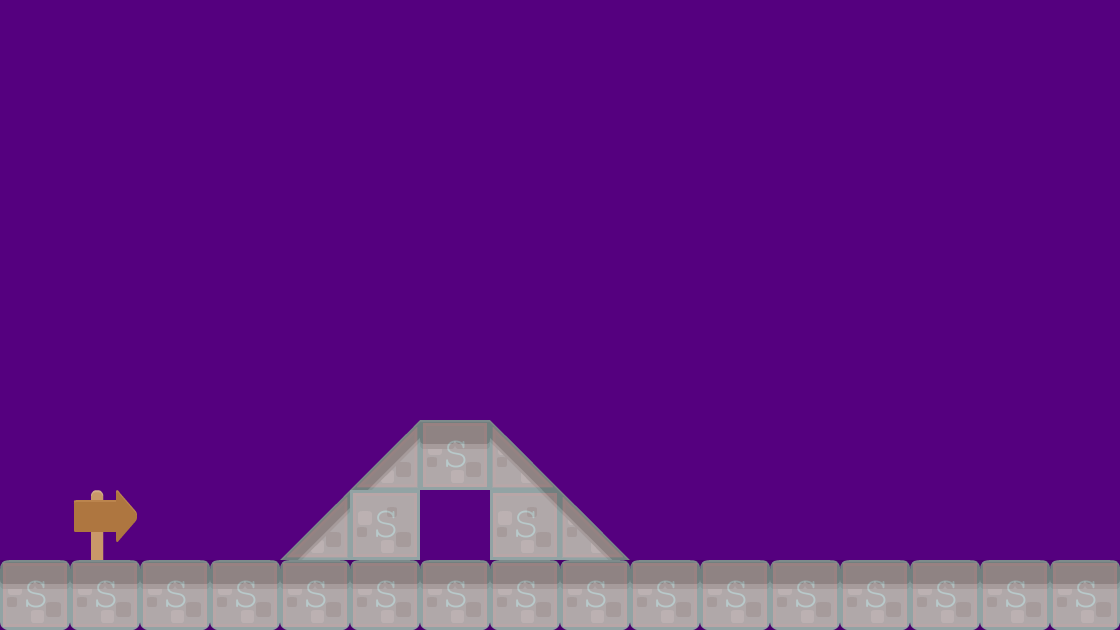

The image is a tile-based game level rendered from a .tmx file. Its description and source (layers, tilesets, objects; grid data summarised) follow:
An orthogonal 16x9 tile map with 70x70 px tiles, 2 tile layers (background, collision), 2 tilesets and 4 objects (3x BadGuy, Mushroom).

<map version="1.0" orientation="orthogonal" renderorder="right-down" width="16" height="9" tilewidth="70" tileheight="70" backgroundcolor="#55007f">
 <properties>
  <property name="type" value="solid" />
 </properties>
 <tileset firstgid="1" name="background-tiles" tilewidth="70" tileheight="70">
  <image source="../img/background-tiles.png" width="910" height="910" />
 </tileset>
 <tileset firstgid="170" name="meta-tiles" tilewidth="70" tileheight="70">
  <image source="../img/meta-tiles.png" width="350" height="70" />
  <tile id="1">
   <properties>
    <property name="type" value="lslope" />
   </properties>
  </tile>
  <tile id="3">
   <properties>
    <property name="type" value="rslope" />
   </properties>
  </tile>
 </tileset>
 <layer name="background" width="16" height="9">
  <data>[144 cells, 24 non-empty, 7 distinct tile ids]</data>
 </layer>
 <layer name="collision" width="16" height="9" opacity="0.15">
  <data>[144 cells, 23 non-empty, 3 distinct tile ids]</data>
 </layer>
 <objectgroup name="EnemyEntities">
  <object name="BadGuy" x="700" y="490" width="214" height="68" />
  <object name="BadGuy" x="842" y="488" width="140" height="72" />
  <object name="BadGuy" x="1050" y="488" width="70" height="72" />
 </objectgroup>
 <objectgroup name="CollectableEntities">
  <object name="Mushroom" x="626" y="492" width="56" height="68" />
 </objectgroup>
</map>
